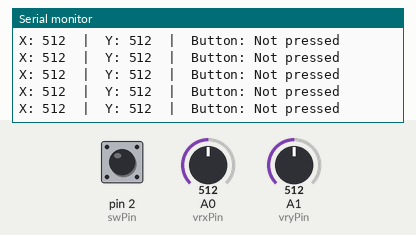
This sketch was run on a simulated Arduino Uno, built with avr-gcc and run on an emulated ATmega328P. On the bench: the last lines printed to the serial monitor. The inputs (shaded band) are chosen by the test bench; at power-on: pin 2 (swPin) HIGH, A0 (vrxPin) = 512, A1 (vryPin) = 512.

Above: at 1.2 s.
1.3 s: pin 2 (swPin) pulled LOW for 0.25 s
At 1.56 s:
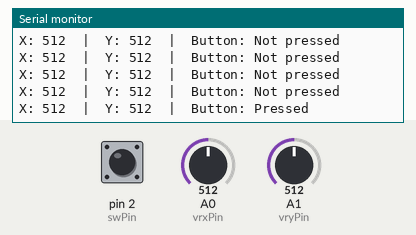
3.0 s: A0 (vrxPin) set to 716
At 3.17 s:
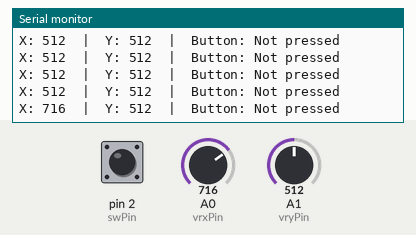
4.5 s: A1 (vryPin) set to 716
At 4.58 s:
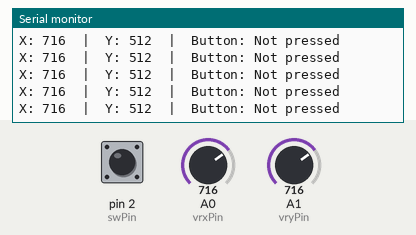
6.0 s: pin 2 (swPin) pulled LOW for 1 s
At 6.18 s:
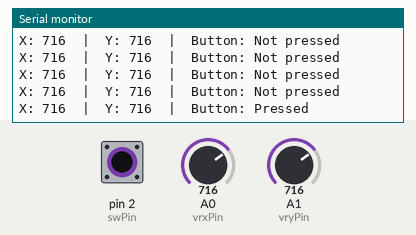
8.5 s: A0 (vrxPin) set to 900
At 8.59 s:
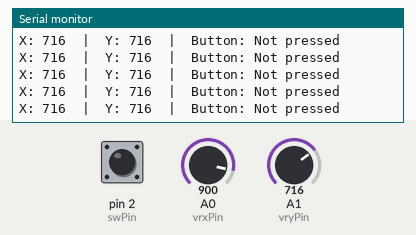
10.0 s: A1 (vryPin) set to 900
At 10.0 s:
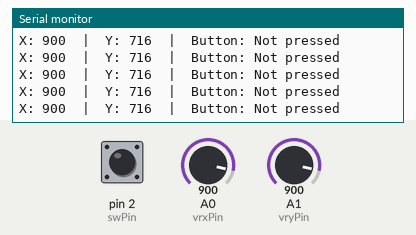
Timing chart, 0 to 12.5 s (numbered marks = the images above; inputs shaded):
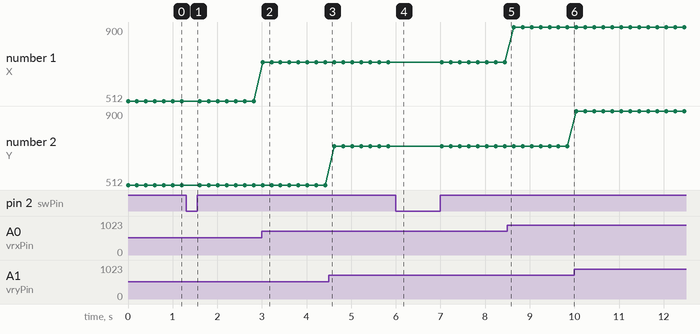

Measured:
- after the input at 1.3 s, the serial monitor: prints a new line after 0.11 s (image 1)
- after the input at 3.0 s, the serial monitor: prints a new line at once (image 2)
- after the input at 6.0 s, the serial monitor: prints a new line at once (image 4)
- plotted number 1: 512 → 716 after the input at 3.0 s, 716 → 900 after the input at 8.5 s

The sketch:

Joystick_test.ino
```cpp
/*
 * 2-Axis Analog Joystick (KY-023) test
 *
 * Connections (Arduino Uno R3):
 *   GND -> GND
 *   +5V -> 5V
 *   VRx -> A0
 *   VRy -> A1
 *   SW  -> Pin 2 (push button)
 */

const int vrxPin = A0;
const int vryPin = A1;
const int swPin  = 2;

void setup() {
  Serial.begin(115200);

  // SW pin shorts to GND when pressed, so enable internal pull-up resistor
  pinMode(swPin, INPUT_PULLUP);
  Serial.println("Joystick test started");
}

void loop() {
  int xVal = analogRead(vrxPin); // 0-1023, center ~512
  int yVal = analogRead(vryPin); // 0-1023, center ~512
  int btnState = digitalRead(swPin); // LOW when pressed, HIGH when released

  Serial.print("X: ");
  Serial.print(xVal);
  Serial.print("  |  Y: ");
  Serial.print(yVal);
  Serial.print("  |  Button: ");
  if (btnState == LOW) {
    Serial.println("Pressed");
  } else {
    Serial.println("Not pressed");
  }

  delay(200);
}
```
